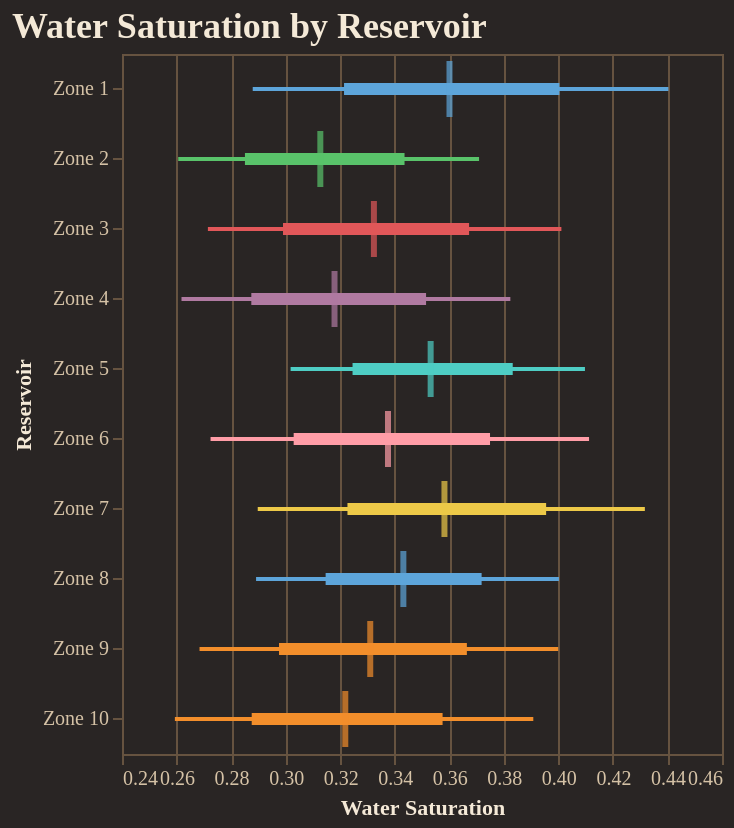

Notebook source saved alongside this figure:
### Code cell
fig = reporter.plotter.forest_plot(
    "Water Saturation", 
    backend=PLOTTING_BACKEND
)
fig.show()

### Figure 1 — Vega-Lite specification as saved in the notebook (floating-point values rounded to 4 significant figures)
{"config": {"background": "#292524", "view": {"fill": "#292524", "stroke": "#665340"}, "title": {"color": "#f4e9d7", "font": "Merriweather", "fontSize": 18, "fontWeight": 600, "subtitleColor": "#d5c2a6", "anchor": "start"}, "axis": {"domainColor": "#665340", "gridColor": "#665340", "tickColor": "#665340", "labelColor": "#d5c2a6", "titleColor": "#f4e9d7", "labelFont": "Merriweather", "titleFont": "Merriweather"}, "legend": {"titleColor": "#f4e9d7", "labelColor": "#d5c2a6", "labelFont": "Merriweather", "titleFont": "Merriweather", "orient": "top-right", "symbolType": "circle"}, "header": {"labelColor": "#d5c2a6", "titleColor": "#f4e9d7", "labelFont": "Merriweather", "titleFont": "Merriweather"}, "mark": {"color": "#c78d3b"}, "line": {"color": "#c78d3b"}, "bar": {"color": "#c78d3b"}, "point": {"color": "#ddb06d"}, "area": {"color": "#c78d3b", "opacity": 0.35}, "text": {"color": "#f4e9d7", "font": "Merriweather"}, "range": {"category": ["#5DA5DA", "#F28E2B", "#59C36A", "#E15759", "#B07AA1", "#4ECDC4", "#FF9DA7", "#EDC948"]}}, "layer": [{"mark": {"type": "rule", "strokeWidth": 2}, "encoding": {"color": {"field": "group", "legend": null, "type": "nominal"}, "x": {"field": "p10", "scale": {"zero": false}, "title": "Water Saturation", "type": "quantitative"}, "x2": {"field": "p90"}, "y": {"field": "group", "sort": ["Zone 1", "Zone 2", "Zone 3", "Zone 4", "Zone 5", "Zone 6", "Zone 7", "Zone 8", "Zone 9", "Zone 10"], "title": "Reservoir", "type": "nominal"}}}, {"mark": {"type": "rule", "strokeWidth": 6}, "encoding": {"color": {"field": "group", "legend": null, "type": "nominal"}, "x": {"field": "p25", "scale": {"zero": false}, "title": "Water Saturation", "type": "quantitative"}, "x2": {"field": "p75"}, "y": {"field": "group", "sort": ["Zone 1", "Zone 2", "Zone 3", "Zone 4", "Zone 5", "Zone 6", "Zone 7", "Zone 8", "Zone 9", "Zone 10"], "title": "Reservoir", "type": "nominal"}}}, {"mark": {"type": "tick", "color": "black", "size": 28, "thickness": 3}, "encoding": {"color": {"field": "group", "legend": null, "type": "nominal"}, "tooltip": [{"field": "group", "title": "Group", "type": "nominal"}, {"field": "p10", "title": "P10", "type": "quantitative"}, {"field": "p25", "title": "P25", "type": "quantitative"}, {"field": "median", "title": "Median", "type": "quantitative"}, {"field": "p75", "title": "P75", "type": "quantitative"}, {"field": "p90", "title": "P90", "type": "quantitative"}], "x": {"field": "median", "scale": {"zero": false}, "title": "Water Saturation", "type": "quantitative"}, "y": {"field": "group", "sort": ["Zone 1", "Zone 2", "Zone 3", "Zone 4", "Zone 5", "Zone 6", "Zone 7", "Zone 8", "Zone 9", "Zone 10"], "title": "Reservoir", "type": "nominal"}}}], "data": {"name": "data-2d6737332097f87de113e005c88c87bb"}, "height": 350, "title": "Water Saturation by Reservoir", "width": "container", "$schema": "https://vega.github.io/schema/vega-lite/v5.20.1.json", "datasets": {"data-2d6737332097f87de113e005c88c87bb": [{"group": "Zone 1", "p10": 0.2879, "p25": 0.3214, "median": 0.3601, "p75": 0.4004, "p90": 0.4403}, {"group": "Zone 2", "p10": 0.2606, "p25": 0.2851, "median": 0.3127, "p75": 0.3436, "p90": 0.3709}, {"group": "Zone 3", "p10": 0.2715, "p25": 0.299, "median": 0.3324, "p75": 0.3673, "p90": 0.4011}, {"group": "Zone 4", "p10": 0.2618, "p25": 0.2874, "median": 0.3179, "p75": 0.3515, "p90": 0.3824}, {"group": "Zone 5", "p10": 0.3018, "p25": 0.3245, "median": 0.3532, "p75": 0.3833, "p90": 0.4098}, {"group": "Zone 6", "p10": 0.2725, "p25": 0.3029, "median": 0.3375, "p75": 0.3749, "p90": 0.4113}, {"group": "Zone 7", "p10": 0.2898, "p25": 0.3227, "median": 0.3582, "p75": 0.3955, "p90": 0.4317}, {"group": "Zone 8", "p10": 0.2892, "p25": 0.3147, "median": 0.3432, "p75": 0.3719, "p90": 0.4002}, {"group": "Zone 9", "p10": 0.2684, "p25": 0.2976, "median": 0.331, "p75": 0.3665, "p90": 0.4}, {"group": "Zone 10", "p10": 0.2594, "p25": 0.2876, "median": 0.3219, "p75": 0.3575, "p90": 0.3908}]}}
